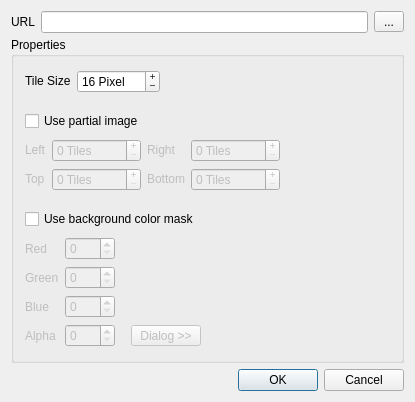
<?xml version="1.0" encoding="UTF-8"?>
<ui version="4.0">
 <class>mbe_tsfromimgdlg</class>
 <widget class="QDialog" name="mbe_tsfromimgdlg">
  <property name="windowModality">
   <enum>Qt::NonModal</enum>
  </property>
  <property name="geometry">
   <rect>
    <x>0</x>
    <y>0</y>
    <width>415</width>
    <height>402</height>
   </rect>
  </property>
  <property name="sizePolicy">
   <sizepolicy hsizetype="Expanding" vsizetype="Expanding">
    <horstretch>0</horstretch>
    <verstretch>0</verstretch>
   </sizepolicy>
  </property>
  <property name="acceptDrops">
   <bool>true</bool>
  </property>
  <property name="windowTitle">
   <string>Import tileset from image</string>
  </property>
  <property name="sizeGripEnabled">
   <bool>false</bool>
  </property>
  <property name="modal">
   <bool>true</bool>
  </property>
  <layout class="QGridLayout" name="gridLayout">
   <property name="sizeConstraint">
    <enum>QLayout::SetDefaultConstraint</enum>
   </property>
   <item row="2" column="0">
    <widget class="QDialogButtonBox" name="w_btnbox">
     <property name="standardButtons">
      <set>QDialogButtonBox::Cancel|QDialogButtonBox::Ok</set>
     </property>
     <property name="centerButtons">
      <bool>false</bool>
     </property>
    </widget>
   </item>
   <item row="1" column="0">
    <layout class="QVBoxLayout" name="verticalLayout">
     <property name="spacing">
      <number>0</number>
     </property>
     <property name="sizeConstraint">
      <enum>QLayout::SetDefaultConstraint</enum>
     </property>
     <property name="rightMargin">
      <number>0</number>
     </property>
     <item>
      <layout class="QVBoxLayout" name="verticalLayout_2">
       <item>
        <layout class="QHBoxLayout" name="horizontalLayout_2">
         <item>
          <widget class="QLabel" name="lbl_path">
           <property name="text">
            <string>URL</string>
           </property>
          </widget>
         </item>
         <item>
          <widget class="QLineEdit" name="ledit_path">
           <property name="sizePolicy">
            <sizepolicy hsizetype="Expanding" vsizetype="Fixed">
             <horstretch>0</horstretch>
             <verstretch>0</verstretch>
            </sizepolicy>
           </property>
           <property name="minimumSize">
            <size>
             <width>0</width>
             <height>0</height>
            </size>
           </property>
           <property name="toolTip">
            <string>Path to the image file that will be used as a tileset</string>
           </property>
          </widget>
         </item>
         <item>
          <widget class="QToolButton" name="tbtn_browse">
           <property name="minimumSize">
            <size>
             <width>30</width>
             <height>0</height>
            </size>
           </property>
           <property name="focusPolicy">
            <enum>Qt::ClickFocus</enum>
           </property>
           <property name="toolTip">
            <string/>
           </property>
           <property name="text">
            <string>...</string>
           </property>
          </widget>
         </item>
        </layout>
       </item>
       <item>
        <spacer name="verticalSpacer_3">
         <property name="orientation">
          <enum>Qt::Vertical</enum>
         </property>
         <property name="sizeType">
          <enum>QSizePolicy::Fixed</enum>
         </property>
         <property name="sizeHint" stdset="0">
          <size>
           <width>20</width>
           <height>4</height>
          </size>
         </property>
        </spacer>
       </item>
      </layout>
     </item>
     <item>
      <widget class="QGroupBox" name="groupBox">
       <property name="title">
        <string>Properties</string>
       </property>
       <layout class="QGridLayout" name="gridLayout_2">
        <item row="6" column="1">
         <spacer name="horizontalSpacer_4">
          <property name="orientation">
           <enum>Qt::Horizontal</enum>
          </property>
          <property name="sizeHint" stdset="0">
           <size>
            <width>40</width>
            <height>20</height>
           </size>
          </property>
         </spacer>
        </item>
        <item row="8" column="0">
         <widget class="QCheckBox" name="cb_usemask">
          <property name="text">
           <string>Use background color mask</string>
          </property>
         </widget>
        </item>
        <item row="5" column="0">
         <widget class="QCheckBox" name="cb_usepartial">
          <property name="enabled">
           <bool>true</bool>
          </property>
          <property name="text">
           <string>Use partial image</string>
          </property>
          <property name="checked">
           <bool>false</bool>
          </property>
         </widget>
        </item>
        <item row="3" column="0">
         <layout class="QHBoxLayout" name="horizontalLayout_3">
          <item>
           <widget class="QLabel" name="lbl_tsize">
            <property name="enabled">
             <bool>true</bool>
            </property>
            <property name="sizePolicy">
             <sizepolicy hsizetype="Fixed" vsizetype="Fixed">
              <horstretch>0</horstretch>
              <verstretch>0</verstretch>
             </sizepolicy>
            </property>
            <property name="text">
             <string>Tile Size</string>
            </property>
           </widget>
          </item>
          <item>
           <widget class="QSpinBox" name="spn_tsize">
            <property name="sizePolicy">
             <sizepolicy hsizetype="Minimum" vsizetype="Fixed">
              <horstretch>0</horstretch>
              <verstretch>0</verstretch>
             </sizepolicy>
            </property>
            <property name="minimumSize">
             <size>
              <width>50</width>
              <height>0</height>
             </size>
            </property>
            <property name="frame">
             <bool>true</bool>
            </property>
            <property name="buttonSymbols">
             <enum>QAbstractSpinBox::PlusMinus</enum>
            </property>
            <property name="suffix">
             <string> Pixel</string>
            </property>
            <property name="minimum">
             <number>1</number>
            </property>
            <property name="maximum">
             <number>1024</number>
            </property>
            <property name="value">
             <number>16</number>
            </property>
           </widget>
          </item>
          <item>
           <spacer name="horizontalSpacer">
            <property name="orientation">
             <enum>Qt::Horizontal</enum>
            </property>
            <property name="sizeHint" stdset="0">
             <size>
              <width>40</width>
              <height>20</height>
             </size>
            </property>
           </spacer>
          </item>
         </layout>
        </item>
        <item row="4" column="0">
         <spacer name="verticalSpacer">
          <property name="orientation">
           <enum>Qt::Vertical</enum>
          </property>
          <property name="sizeType">
           <enum>QSizePolicy::Fixed</enum>
          </property>
          <property name="sizeHint" stdset="0">
           <size>
            <width>20</width>
            <height>10</height>
           </size>
          </property>
         </spacer>
        </item>
        <item row="6" column="0">
         <layout class="QGridLayout" name="lo_rect">
          <item row="4" column="0">
           <widget class="QLabel" name="lbl_top">
            <property name="enabled">
             <bool>false</bool>
            </property>
            <property name="sizePolicy">
             <sizepolicy hsizetype="Fixed" vsizetype="Fixed">
              <horstretch>0</horstretch>
              <verstretch>0</verstretch>
             </sizepolicy>
            </property>
            <property name="text">
             <string>Top</string>
            </property>
           </widget>
          </item>
          <item row="2" column="2">
           <widget class="QLabel" name="lbl_right">
            <property name="enabled">
             <bool>false</bool>
            </property>
            <property name="sizePolicy">
             <sizepolicy hsizetype="Fixed" vsizetype="Fixed">
              <horstretch>0</horstretch>
              <verstretch>0</verstretch>
             </sizepolicy>
            </property>
            <property name="text">
             <string>Right</string>
            </property>
           </widget>
          </item>
          <item row="2" column="0">
           <widget class="QLabel" name="lbl_left">
            <property name="enabled">
             <bool>false</bool>
            </property>
            <property name="sizePolicy">
             <sizepolicy hsizetype="Fixed" vsizetype="Fixed">
              <horstretch>0</horstretch>
              <verstretch>0</verstretch>
             </sizepolicy>
            </property>
            <property name="text">
             <string>Left</string>
            </property>
           </widget>
          </item>
          <item row="4" column="1">
           <widget class="QSpinBox" name="spn_top">
            <property name="enabled">
             <bool>false</bool>
            </property>
            <property name="minimumSize">
             <size>
              <width>50</width>
              <height>0</height>
             </size>
            </property>
            <property name="frame">
             <bool>true</bool>
            </property>
            <property name="buttonSymbols">
             <enum>QAbstractSpinBox::PlusMinus</enum>
            </property>
            <property name="suffix">
             <string> Tiles</string>
            </property>
            <property name="maximum">
             <number>65535</number>
            </property>
           </widget>
          </item>
          <item row="2" column="3">
           <widget class="QSpinBox" name="spn_right">
            <property name="enabled">
             <bool>false</bool>
            </property>
            <property name="minimumSize">
             <size>
              <width>50</width>
              <height>0</height>
             </size>
            </property>
            <property name="styleSheet">
             <string notr="true"/>
            </property>
            <property name="wrapping">
             <bool>false</bool>
            </property>
            <property name="frame">
             <bool>true</bool>
            </property>
            <property name="buttonSymbols">
             <enum>QAbstractSpinBox::PlusMinus</enum>
            </property>
            <property name="accelerated">
             <bool>false</bool>
            </property>
            <property name="suffix">
             <string> Tiles</string>
            </property>
            <property name="maximum">
             <number>65535</number>
            </property>
           </widget>
          </item>
          <item row="4" column="2">
           <widget class="QLabel" name="lbl_bottom">
            <property name="enabled">
             <bool>false</bool>
            </property>
            <property name="sizePolicy">
             <sizepolicy hsizetype="Fixed" vsizetype="Fixed">
              <horstretch>0</horstretch>
              <verstretch>0</verstretch>
             </sizepolicy>
            </property>
            <property name="text">
             <string>Bottom</string>
            </property>
           </widget>
          </item>
          <item row="2" column="1">
           <widget class="QSpinBox" name="spn_left">
            <property name="enabled">
             <bool>false</bool>
            </property>
            <property name="minimumSize">
             <size>
              <width>50</width>
              <height>0</height>
             </size>
            </property>
            <property name="frame">
             <bool>true</bool>
            </property>
            <property name="buttonSymbols">
             <enum>QAbstractSpinBox::PlusMinus</enum>
            </property>
            <property name="suffix">
             <string> Tiles</string>
            </property>
            <property name="maximum">
             <number>65535</number>
            </property>
           </widget>
          </item>
          <item row="4" column="3">
           <widget class="QSpinBox" name="spn_bottom">
            <property name="enabled">
             <bool>false</bool>
            </property>
            <property name="minimumSize">
             <size>
              <width>50</width>
              <height>0</height>
             </size>
            </property>
            <property name="frame">
             <bool>true</bool>
            </property>
            <property name="buttonSymbols">
             <enum>QAbstractSpinBox::PlusMinus</enum>
            </property>
            <property name="suffix">
             <string> Tiles</string>
            </property>
            <property name="maximum">
             <number>65535</number>
            </property>
           </widget>
          </item>
         </layout>
        </item>
        <item row="9" column="0">
         <layout class="QGridLayout" name="lo_mask">
          <item row="1" column="2">
           <spacer name="horizontalSpacer_5">
            <property name="orientation">
             <enum>Qt::Horizontal</enum>
            </property>
            <property name="sizeType">
             <enum>QSizePolicy::Fixed</enum>
            </property>
            <property name="sizeHint" stdset="0">
             <size>
              <width>10</width>
              <height>20</height>
             </size>
            </property>
           </spacer>
          </item>
          <item row="0" column="0">
           <widget class="QLabel" name="lbl_red">
            <property name="enabled">
             <bool>false</bool>
            </property>
            <property name="text">
             <string>Red</string>
            </property>
           </widget>
          </item>
          <item row="1" column="3">
           <layout class="QHBoxLayout" name="horizontalLayout"/>
          </item>
          <item row="2" column="1">
           <widget class="QSpinBox" name="spn_blue">
            <property name="enabled">
             <bool>false</bool>
            </property>
            <property name="minimumSize">
             <size>
              <width>50</width>
              <height>0</height>
             </size>
            </property>
            <property name="maximum">
             <number>255</number>
            </property>
           </widget>
          </item>
          <item row="2" column="0">
           <widget class="QLabel" name="lbl_blue">
            <property name="enabled">
             <bool>false</bool>
            </property>
            <property name="text">
             <string>Blue</string>
            </property>
           </widget>
          </item>
          <item row="1" column="0">
           <widget class="QLabel" name="lbl_green">
            <property name="enabled">
             <bool>false</bool>
            </property>
            <property name="text">
             <string>Green</string>
            </property>
           </widget>
          </item>
          <item row="1" column="1">
           <widget class="QSpinBox" name="spn_green">
            <property name="enabled">
             <bool>false</bool>
            </property>
            <property name="minimumSize">
             <size>
              <width>50</width>
              <height>0</height>
             </size>
            </property>
            <property name="maximum">
             <number>255</number>
            </property>
           </widget>
          </item>
          <item row="3" column="0">
           <widget class="QLabel" name="lbl_alpha">
            <property name="enabled">
             <bool>false</bool>
            </property>
            <property name="text">
             <string>Alpha</string>
            </property>
           </widget>
          </item>
          <item row="0" column="1">
           <widget class="QSpinBox" name="spn_red">
            <property name="enabled">
             <bool>false</bool>
            </property>
            <property name="minimumSize">
             <size>
              <width>50</width>
              <height>0</height>
             </size>
            </property>
            <property name="maximum">
             <number>255</number>
            </property>
           </widget>
          </item>
          <item row="3" column="1">
           <widget class="QSpinBox" name="spn_alpha">
            <property name="enabled">
             <bool>false</bool>
            </property>
            <property name="minimumSize">
             <size>
              <width>50</width>
              <height>0</height>
             </size>
            </property>
            <property name="minimum">
             <number>0</number>
            </property>
            <property name="maximum">
             <number>255</number>
            </property>
            <property name="value">
             <number>0</number>
            </property>
           </widget>
          </item>
          <item row="3" column="3">
           <widget class="QToolButton" name="tbtn_dialog">
            <property name="enabled">
             <bool>false</bool>
            </property>
            <property name="minimumSize">
             <size>
              <width>70</width>
              <height>0</height>
             </size>
            </property>
            <property name="text">
             <string>Dialog &gt;&gt;</string>
            </property>
           </widget>
          </item>
          <item row="2" column="3">
           <layout class="QHBoxLayout" name="horizontalLayout_5"/>
          </item>
          <item row="2" column="4">
           <spacer name="horizontalSpacer_3">
            <property name="orientation">
             <enum>Qt::Horizontal</enum>
            </property>
            <property name="sizeHint" stdset="0">
             <size>
              <width>40</width>
              <height>20</height>
             </size>
            </property>
           </spacer>
          </item>
         </layout>
        </item>
        <item row="7" column="0">
         <spacer name="verticalSpacer_2">
          <property name="orientation">
           <enum>Qt::Vertical</enum>
          </property>
          <property name="sizeType">
           <enum>QSizePolicy::Fixed</enum>
          </property>
          <property name="sizeHint" stdset="0">
           <size>
            <width>20</width>
            <height>10</height>
           </size>
          </property>
         </spacer>
        </item>
       </layout>
      </widget>
     </item>
    </layout>
   </item>
  </layout>
 </widget>
 <layoutdefault spacing="6" margin="11"/>
 <tabstops>
  <tabstop>ledit_path</tabstop>
  <tabstop>spn_tsize</tabstop>
  <tabstop>cb_usepartial</tabstop>
  <tabstop>spn_left</tabstop>
  <tabstop>spn_top</tabstop>
  <tabstop>spn_right</tabstop>
  <tabstop>spn_bottom</tabstop>
  <tabstop>tbtn_browse</tabstop>
 </tabstops>
 <resources>
  <include location="../resource.qrc"/>
 </resources>
 <connections/>
</ui>
